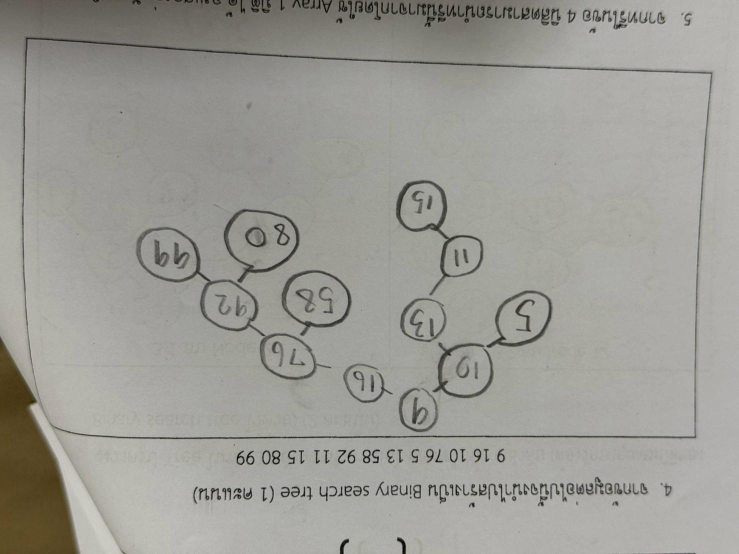
#> input picture scripts/test_rot_270.jpg, 1477 x 1108 px (shown at 1/2 size); its folder holds only this picture in this run
$ python -i meticulously_clean_and_audit_all_set3.py   (imports and definitions only)   (older library calls are emulated)
#> lines starting #> are read from the running program, lines starting #| are printed output that depends on the picture; after the words box and inside, x2 and y2 are one past the last pixel; in counts of white or black regions, pixels touching at a corner belong together
import os
import sys
import cv2
import numpy as np

# [1 line not run here, left out]

SRC_DIR = os.path.join("ชุดข้อสอบใหม่", "photoชุดที่3")
CLEAN_DIR = os.path.join("ชุดข้อสอบใหม่", "photo_clean_ชุดที่3")
MASK_DIR = os.path.join("ชุดข้อสอบใหม่", "photo_mask_ชุดที่3")
ARTIFACT_DIR = r"C:\Users\idood\.gemini\antigravity-ide\brain\f6ee475c-7cae-4670-a1aa-717c1db8426d"
INSPECT_DIR = os.path.join(ARTIFACT_DIR, "inspect")

# [2 lines not run here, left out]

def imread_utf8(path):
    with open(path, "rb") as fh:
        return cv2.imdecode(np.frombuffer(fh.read(), np.uint8), cv2.IMREAD_COLOR)
#> returned value is the input picture: shape (1108, 1477, 3); mean B, G, R 149.2, 155.3, 156

def imwrite_utf8(path, img, quality=96):
    _, buf = cv2.imencode(".jpg", img, [cv2.IMWRITE_JPEG_QUALITY, quality])
    with open(path, "wb") as fh:
        fh.write(buf)

def find_clean_paper_patch(cleaned, full_red_mask, student_drawing, roi_h, roi_w, x0, y0, x1, y1, h, w):
    candidates = [
        (y1 + 15, y1 + roi_h + 15, x0, x1),                 # Below
        (y0, y1, x0 - roi_w - 20, x0 - 20),                 # Left
        (y0, y1, x1 + 20, x1 + roi_w + 20),                 # Right
        (y0 - roi_h - 20, y0 - 20, x0, x1),                 # Above
        (y1 + 15, y1 + roi_h + 15, x0 - roi_w - 20, x0 - 20), # Below Left
        (y1 + 15, y1 + roi_h + 15, x1 + 20, x1 + roi_w + 20), # Below Right
        (y0 - roi_h - 20, y0 - 20, x0 - roi_w - 20, x0 - 20), # Above Left
        (y0 - roi_h - 20, y0 - 20, x1 + 20, x1 + roi_w + 20)  # Above Right
    ]
    best_patch = None
    min_var = float('inf')

    # 1. First try adjacent candidates
    for cy0, cy1, cx0, cx1 in candidates:
        if cy0 >= 20 and cy1 <= h - 20 and cx0 >= 20 and cx1 <= w - 20:
            cand_patch = cleaned[cy0:cy1, cx0:cx1]
            cand_red = full_red_mask[cy0:cy1, cx0:cx1]
            cand_pencil = student_drawing[cy0:cy1, cx0:cx1]
            if not np.any(cand_red) and np.count_nonzero(cand_pencil) <= 8:
                p_gray = cv2.cvtColor(cand_patch, cv2.COLOR_BGR2GRAY)
                var = cv2.Laplacian(p_gray, cv2.CV_64F).var()
                if var < min_var:
                    min_var = var
                    best_patch = cand_patch

    # 2. If no adjacent patch found, search whitespace grid across the page
    if best_patch is None or min_var > 120:
        step_y = max(30, roi_h // 2)
        step_x = max(30, roi_w // 2)
        for gy in range(30, h - roi_h - 30, step_y):
            for gx in range(30, w - roi_w - 30, step_x):
                # Avoid the target mark itself
                if not (gx < x1 and gx + roi_w > x0 and gy < y1 and gy + roi_h > y0):
                    cand_patch = cleaned[gy:gy+roi_h, gx:gx+roi_w]
                    cand_red = full_red_mask[gy:gy+roi_h, gx:gx+roi_w]
                    cand_pencil = student_drawing[gy:gy+roi_h, gx:gx+roi_w]
                    if not np.any(cand_red) and np.count_nonzero(cand_pencil) <= 8:
                        p_gray = cv2.cvtColor(cand_patch, cv2.COLOR_BGR2GRAY)
                        var = cv2.Laplacian(p_gray, cv2.CV_64F).var()
                        if var < min_var:
                            min_var = var
                            best_patch = cand_patch
                            if var < 40:
                                break
            if best_patch is not None and min_var < 40:
                break

    return best_patch, min_var

def clean_single_image_set3(filename: str):
    src_path = os.path.join(SRC_DIR, filename)
    orig = imread_utf8(src_path)
    h, w, _ = orig.shape  # 1477 x 1108 (Portrait) or 1108 x 1477 (Landscape)

    b, g, r = cv2.split(orig.astype(np.int16))
    gray = cv2.cvtColor(orig, cv2.COLOR_BGR2GRAY)
    hsv = cv2.cvtColor(orig, cv2.COLOR_BGR2HSV)
#> hsv: shape (1108, 1477, 3); mean H, S, V 28.4, 13.8, 156.4

    local_paper = cv2.GaussianBlur(gray, (51, 51), 0)
    contrast = local_paper.astype(np.int16) - gray.astype(np.int16)
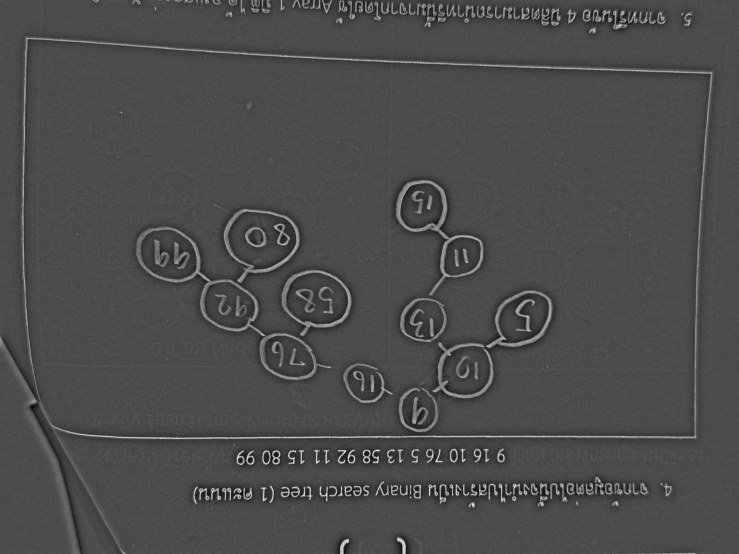
#> contrast: shape (1108, 1477) int16 (shown at 1/2 size); min -62, max 146, mean 0; drawn with min black and max white

    # 1. Teacher Ink Detection (Red, Orange, Magenta, Purple)
    is_red = (r - g > 8) & (r - b > 10) & (hsv[:, :, 1] > 20)
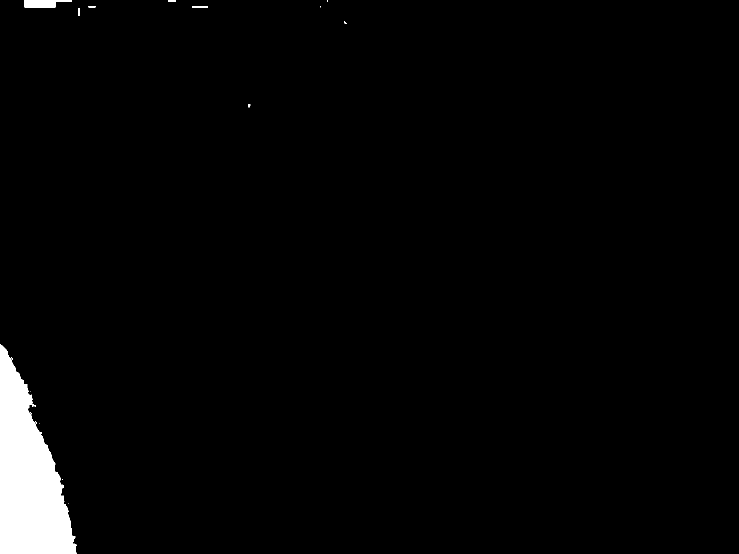
#> is_red: shape (1108, 1477) bool (shown at 1/2 size); 2.4% white; 19 white regions (12 under 20 px), largest, box (x1, y1, x2, y2) and area: (0, 689, 153, 1108) 38285, (49, 0, 144, 16) 1073, (384, 12, 415, 16) 99
    is_orange = (hsv[:, :, 0] >= 5) & (hsv[:, :, 0] <= 28) & (hsv[:, :, 1] > 30) & (r > 115)
#> is_orange: shape (1108, 1477) bool; 0.05% white in thin lines or dots, all inside (x1, y1, x2, y2) = (3, 0, 1088, 1108)
    is_purple = (hsv[:, :, 0] >= 120) & (hsv[:, :, 1] > 20) & (r - g > 6)
#> is_purple: shape (1108, 1477) bool; 0% white in thin lines or dots, all inside (x1, y1, x2, y2) = (497, 209, 498, 211)
    is_colorful_ink = is_red | is_orange | is_purple
#> is_colorful_ink: shape (1108, 1477) bool; 2.5% white; 33 white regions (22 under 20 px), largest, box (x1, y1, x2, y2) and area: (0, 688, 158, 1108) 38878, (49, 0, 144, 16) 1073, (384, 12, 415, 16) 99

    # Margins: 15px from image edges
    is_colorful_ink[:15, :] = False
    is_colorful_ink[h - 15:, :] = False
    is_colorful_ink[:, :15] = False
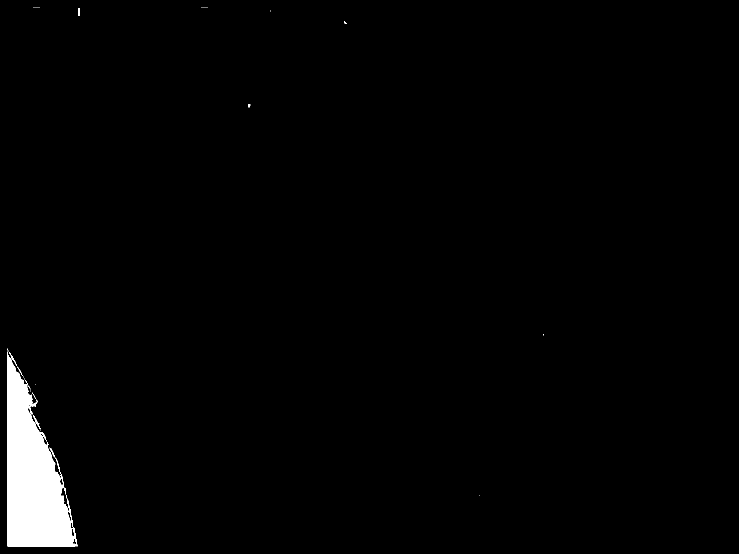
#> is_colorful_ink: shape (1108, 1477) bool (shown at 1/2 size); 1.9% white; 35 white regions (28 under 20 px), largest, box (x1, y1, x2, y2) and area: (15, 704, 155, 1093) 30594, (65, 829, 81, 859) 82, (17, 703, 34, 732) 68
    is_colorful_ink[:, w - 15:] = False

    num_labels, labels, stats, _ = cv2.connectedComponentsWithStats(is_colorful_ink.astype(np.uint8))
#> labels: shape (1108, 1477) int32; 36 distinct labels, from 0 to 35
#> num_labels = 36; stats = 36 rows, first 6: [0, 0, 1477, 1108, 1605571], [66, 15, 1, 1, 1], [68, 15, 1, 1, 1], [70, 15, 1, 1, 1], [72, 15, 1, 1, 1], [74, 15, 1, 1, 1]
    teacher_core = np.zeros((h, w), dtype=bool)

    for i in range(1, num_labels):
        x, y, bw, bh, area = stats[i]
        aspect = max(bw, bh) / max(1, min(bw, bh))
        touches_extreme = (x <= 20 or y <= 20 or x + bw >= w - 20 or y + bh >= h - 20)

        # Desk edge / giant background exclusion
        if area > 35000:
            continue
        if touches_extreme and (area > 15000 or bw > 400 or bh > 400):
            continue
        # Valid teacher mark
        if area >= 25:
            teacher_core |= (labels == i)
#> this loop made 35 passes
#> (x, y, bw, bh, area, aspect, touches_extreme) on passes 15, 19, 22, 23, 24, 32, 34: (156, 17, 4, 14, 56, 3.5, True), (496, 208, 5, 7, 26, 1.4, False), (17, 703, 17, 29, 68, 1.71, True), (15, 704, 140, 389, 30594, 2.78, True), (34, 733, 11, 19, 28, 1.73, False), (65, 829, 16, 30, 82, 1.88, False), (128, 975, 4, 14, 30, 3.5, False)
#> teacher_core: shape (1108, 1477) bool; 0.02% white in thin lines or dots, all inside (x1, y1, x2, y2) = (17, 17, 501, 989)

    # Halo expansion (pink bleed edges around teacher marks)
    halo = (r - g > 4) & (hsv[:, :, 1] > 15)
#> halo: shape (1108, 1477) bool; 3.5% white; 80 white regions (40 under 20 px), largest, box (x1, y1, x2, y2) and area: (0, 616, 156, 1108) 43981, (47, 0, 224, 32) 2697, (320, 0, 417, 32) 1560
    core_dil = cv2.dilate(teacher_core.astype(np.uint8), np.ones((11, 11), np.uint8)) > 0
#> core_dil: shape (1108, 1477) bool; 0.15% white; 5 white regions, box (x1, y1, x2, y2) and area: (12, 698, 50, 757) 966, (60, 824, 86, 864) 650, (151, 12, 165, 36) 336, (123, 970, 137, 994) 310, (491, 203, 506, 220) 246
    full_teacher_mask = teacher_core | (halo & core_dil)
#> full_teacher_mask: shape (1108, 1477) bool; 0.09% white; 8 white regions (3 under 20 px), largest, box (x1, y1, x2, y2) and area: (12, 698, 48, 757) 604, (60, 824, 81, 864) 400, (151, 16, 165, 33) 232, (123, 970, 132, 994) 165, (495, 208, 502, 217) 47
    full_teacher_mask[:15, :] = False
    full_teacher_mask[h - 15:, :] = False
    full_teacher_mask[:, :15] = False
    full_teacher_mask[:, w - 15:] = False

    # 2. Genuine Student Drawing (Nodes, Edges, Numbers - NEVER teacher ink!)
    is_graphite = (contrast > 16) & (gray < 125) & (np.abs(r - g) <= 8) & (np.abs(r - b) <= 8) & (~full_teacher_mask)
#> is_graphite: shape (1108, 1477) bool; 3.9% white; 254 white regions (69 under 20 px), largest, box (x1, y1, x2, y2) and area: (44, 75, 1425, 878) 12051, (272, 454, 663, 760) 6369, (792, 360, 967, 555) 3454
    is_dark_black = (contrast > 20) & (gray < 95) & (np.abs(r - g) <= 12) & (np.abs(r - b) <= 12) & (~full_teacher_mask)
#> is_dark_black: shape (1108, 1477) bool; 2.9% white; 380 white regions (154 under 20 px), largest, box (x1, y1, x2, y2) and area: (46, 75, 1104, 351) 3825, (792, 361, 966, 590) 3581, (277, 455, 531, 672) 2801
    is_blue_pen = (b - r > 15) & (b - g > 5) & (gray < 150) & (~full_teacher_mask)
#> is_blue_pen: shape (1108, 1477) bool; every value is 0
    student_drawing = is_graphite | is_dark_black | is_blue_pen
#> student_drawing: shape (1108, 1477) bool; 4.1% white; 212 white regions (31 under 20 px), largest, box (x1, y1, x2, y2) and area: (44, 75, 1425, 878) 12112, (272, 454, 663, 760) 6437, (792, 360, 967, 591) 4336

    pencil_protect = cv2.dilate(student_drawing.astype(np.uint8),
                                cv2.getStructuringElement(cv2.MORPH_ELLIPSE, (5, 5))) > 0
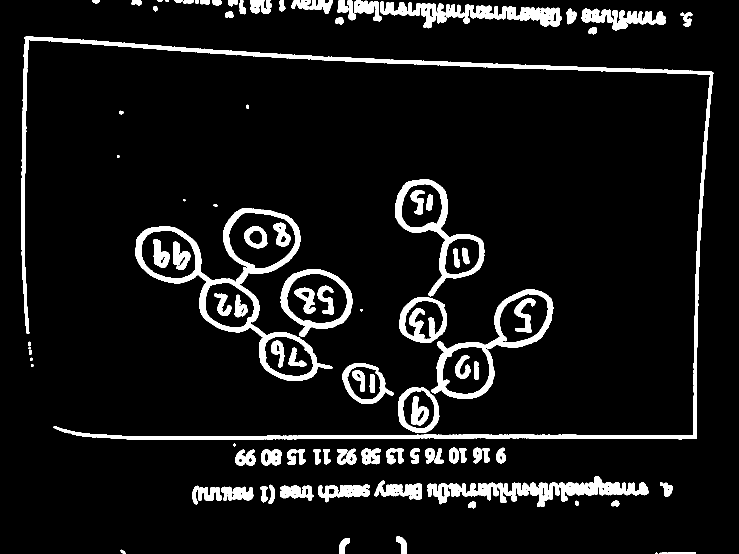
#> pencil_protect: shape (1108, 1477) bool (shown at 1/2 size); 8.3% white; 110 white regions (2 under 20 px), largest, box (x1, y1, x2, y2) and area: (42, 73, 1427, 880) 28271, (270, 416, 665, 762) 15751, (863, 579, 1107, 798) 8077

    orig_red_count = np.count_nonzero(full_teacher_mask)
#> orig_red_count = 1424
    orig_pencil_count = np.count_nonzero(is_graphite)
#> orig_pencil_count = 63683

    # 3. Clean each teacher mark individually
    cleaned = orig.copy()
    save_mask = np.zeros((h, w), dtype=np.uint8)

    num_marks, mark_labels, mark_stats, _ = cv2.connectedComponentsWithStats(full_teacher_mask.astype(np.uint8))
#> mark_labels: shape (1108, 1477) int32; 9 distinct labels, from 0 to 8
#> num_marks = 9; mark_stats = [[0, 0, 1477, 1108, 1635092], [151, 16, 14, 17, 232], [495, 208, 7, 9, 47], [15, 698, 33, 59, 565], [33, 715, 3, 4, 8], [48, 752, 2, 4, 5], [60, 824, 21, 40, 400], [123, 970, 9, 24, 165], [134, 990, 1, 2, 2]]
    marks_report = []

    for i in range(1, num_marks):
        x, y, bw, bh, area = mark_stats[i]
        aspect = max(bw, bh) / max(1, min(bw, bh))
        touches_extreme = (x <= 20 or y <= 20 or x + bw >= w - 20 or y + bh >= h - 20)

        if area < 25 or area > 35000:
            continue
        if touches_extreme and (area > 15000 or bw > 400 or bh > 400):
            continue

        comp_mask = (mark_labels == i)
        save_mask[comp_mask] = 255

        pad = 10
        x0, y0 = max(0, x - pad), max(0, y - pad)
        x1, y1 = min(w, x + bw + pad), min(h, y + bh + pad)
        roi_w, roi_h = x1 - x0, y1 - y0

        # Require > 15 real student pencil pixels to classify as touching
        pencil_count = np.count_nonzero(student_drawing[y0:y1, x0:x1])
        touches_pencil = pencil_count > 15

        if not touches_pencil:
            # METHOD 1: Real Texture Seamless Cloning (Zero ghost, 100% authentic paper grain)
            best_patch, min_var = find_clean_paper_patch(cleaned, full_teacher_mask, student_drawing,
                                                         roi_h, roi_w, x0, y0, x1, y1, h, w)
            success_clone = False
            if best_patch is not None and min_var < 110:
                clone_mask = 255 * np.ones((roi_h, roi_w), dtype=np.uint8)
                center = (x0 + roi_w // 2, y0 + roi_h // 2)
                try:
                    cleaned = cv2.seamlessClone(best_patch, cleaned, clone_mask, center, cv2.NORMAL_CLONE)
                    success_clone = True
                    marks_report.append(f"Mark #{i} ({area}px) -> Seamless Paper Patch (100% Natural Grain)")
                except Exception:
                    success_clone = False

            if not success_clone:
                dil = cv2.dilate(comp_mask.astype(np.uint8), cv2.getStructuringElement(cv2.MORPH_ELLIPSE, (15, 15)))
                cleaned = cv2.inpaint(cleaned, dil, 5, cv2.INPAINT_NS)
                marks_report.append(f"Mark #{i} ({area}px) -> Generous NS Inpaint")
        else:
            # METHOD 2: Precision Pencil-Protected Inpainting (Touching student drawings)
            dil = cv2.dilate(comp_mask.astype(np.uint8), cv2.getStructuringElement(cv2.MORPH_ELLIPSE, (7, 7)))
            dil[pencil_protect] = 0
            cleaned = cv2.inpaint(cleaned, dil, 3, cv2.INPAINT_TELEA)

            # Desaturate overlapping red tint directly on top of student pencil
            overlap = comp_mask & is_graphite
            if np.count_nonzero(overlap) > 0:
                overlap_gray = gray[overlap]
                for c in range(3):
                    cleaned[:, :, c][overlap] = overlap_gray

            marks_report.append(f"Mark #{i} ({area}px) -> Pencil-Protected Inpaint (100% Graphite Preserved)")
#> this loop made 8 passes
#> (x, y, bw, bh, area, aspect, touches_extreme, x0) on pass 1: (151, 16, 14, 17, 232, 1.21, True, 141)
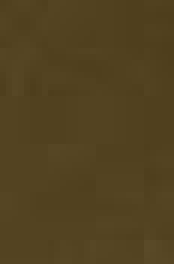
#> best_patch: shape (44, 29, 3) (shown 6 times larger); mean B, G, R 32.1, 66.1, 82.1
#> after the loop, marks_report = 5 items

    # 4. Final verification metrics
    b_fin, g_fin, r_fin = cv2.split(cleaned.astype(np.int16))
    hsv_fin = cv2.cvtColor(cleaned, cv2.COLOR_BGR2HSV)
#> hsv_fin: shape (1108, 1477, 3); mean H, S, V 28.4, 13.8, 156.4
    gray_fin = cv2.cvtColor(cleaned, cv2.COLOR_BGR2GRAY)

    # Remaining colorful ink check inside paper frame (ignore desk)
    fin_red = (((r_fin - g_fin > 8) & (hsv_fin[:, :, 1] > 20)) | ((hsv_fin[:, :, 0] >= 120) & (hsv_fin[:, :, 1] > 20) & (r_fin - g_fin > 6)))
#> fin_red: shape (1108, 1477) bool; 2.5% white; 15 white regions (10 under 20 px), largest, box (x1, y1, x2, y2) and area: (0, 689, 153, 1108) 38842, (49, 0, 144, 16) 1073, (384, 12, 415, 16) 99, (336, 0, 351, 4) 59, (177, 12, 191, 15) 42
    fin_red[:35, :] = False
    fin_red[h - 35:, :] = False
    fin_red[:, :35] = False
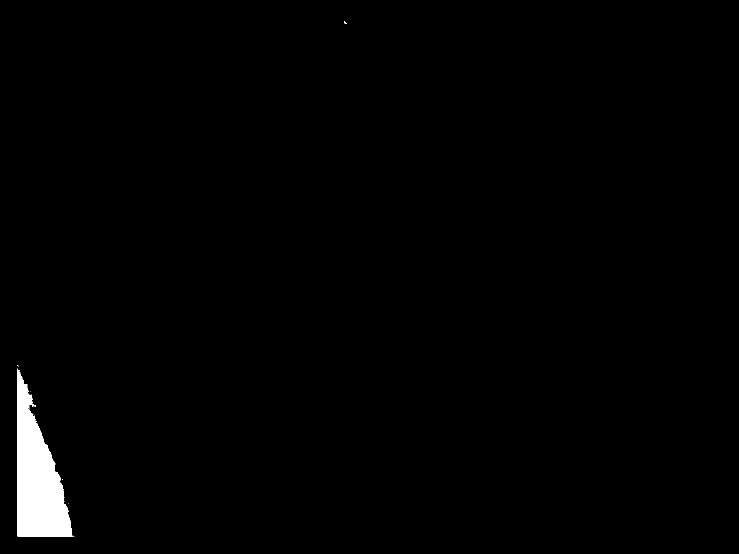
#> fin_red: shape (1108, 1477) bool (shown at 1/2 size); 1.3% white; 9 white regions (8 under 20 px), largest, box (x1, y1, x2, y2) and area: (35, 737, 147, 1073) 20710
    fin_red[:, w - 35:] = False
    fin_red_count = np.count_nonzero(fin_red)
#> fin_red_count = 20735

    local_paper_fin = cv2.GaussianBlur(gray_fin, (51, 51), 0)
    contrast_fin = local_paper_fin.astype(np.int16) - gray_fin.astype(np.int16)
    fin_pencil = (contrast_fin > 16) & (gray_fin < 125) & (np.abs(r_fin - g_fin) <= 8) & (np.abs(r_fin - b_fin) <= 8)
    fin_pencil_count = np.count_nonzero(fin_pencil)
#> fin_pencil_count = 63678
    pencil_retention = (fin_pencil_count / max(1, orig_pencil_count)) * 100.0
#> pencil_retention = 99.99

    # Save to clean & mask folders
    imwrite_utf8(os.path.join(CLEAN_DIR, filename), cleaned)
    imwrite_utf8(os.path.join(MASK_DIR, filename), save_mask)

    # Save side-by-side comparison image for audit
    comp = np.hstack([orig, cleaned])
    small_comp = cv2.resize(comp, (comp.shape[1] // 2, comp.shape[0] // 2))
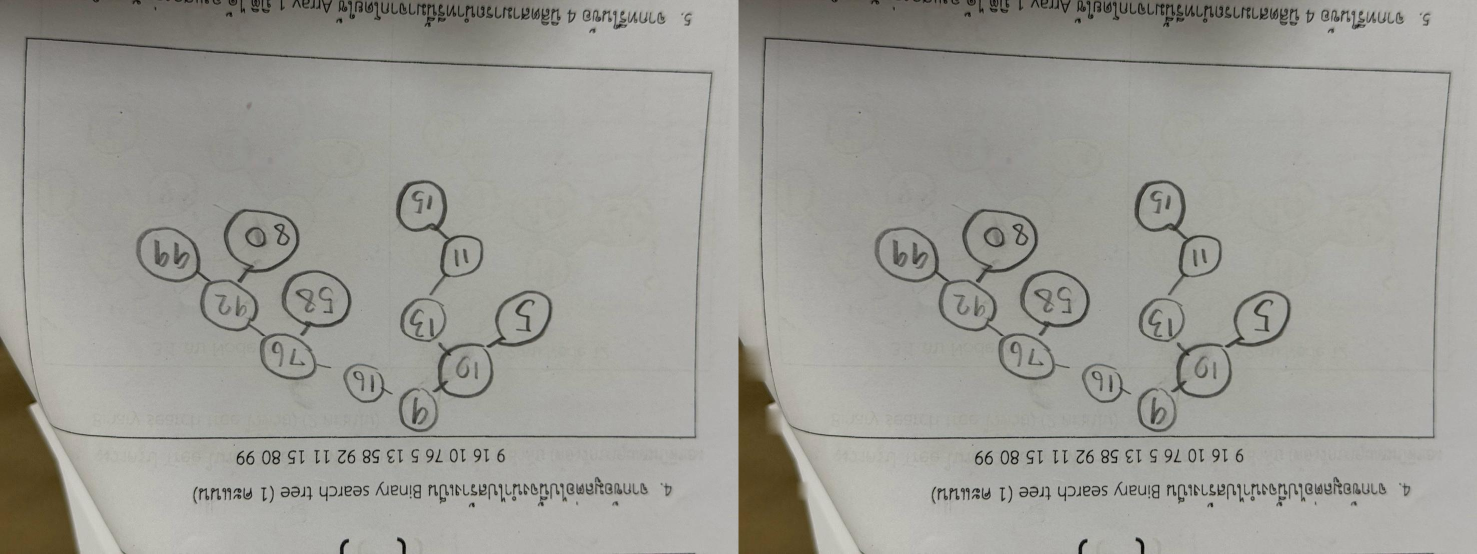
#> small_comp: shape (554, 1477, 3); mean B, G, R 149.4, 155.5, 156.2
    idx_num = filename.split('_')[-1].replace('.jpg', '')
    imwrite_utf8(os.path.join(INSPECT_DIR, f"comp_set3_{idx_num}.jpg"), small_comp, quality=90)

    return {
        "file": filename,
        "idx_num": idx_num,
        "orig_red": orig_red_count,
        "fin_red": fin_red_count,
        "orig_pencil": orig_pencil_count,
        "fin_pencil": fin_pencil_count,
        "pencil_retention": round(pencil_retention, 1),
        "marks_report": marks_report
    }

# [87 lines left out: functions generate_html_gallery, main, not called in this run]

# [2 lines not run here, left out]

>>> result = clean_single_image_set3('test_rot_270.jpg')
#> result = 8 items
